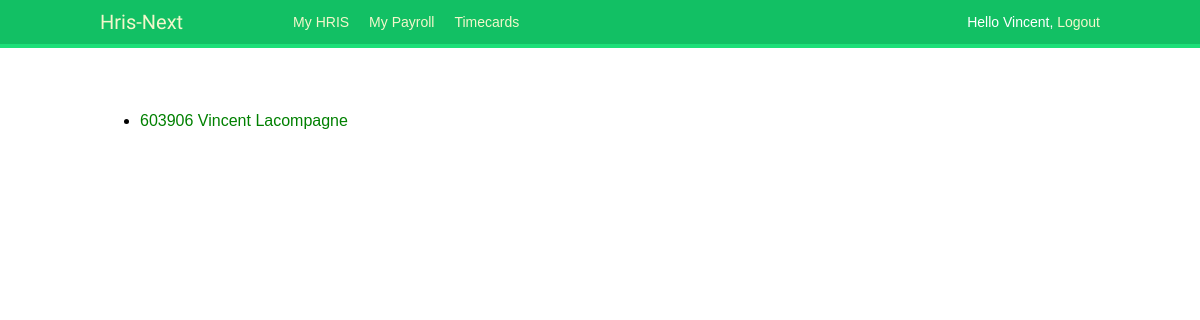
The app's page /hris/ (signed in), older data.
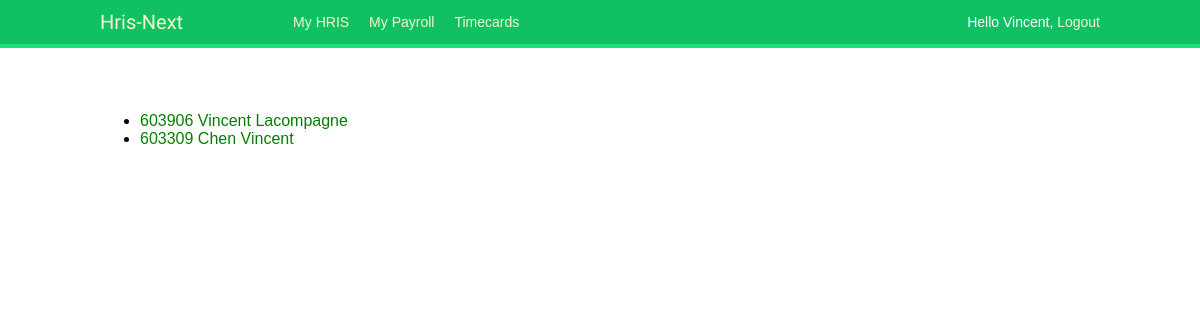
The same page, newer data.
### hris/models.py (models this page shows, shortened)
class Employee(models.Model):
    first_name = models.CharField(max_length=50, help_text='Enter employee\'s first name')
    last_name = models.CharField(max_length=50, help_text='Enter employee\'s last name')
    birthdate = models.DateField()
    sin_number = models.IntegerField()
    salary = models.DecimalField(max_digits = 16, decimal_places = 5)
    employee_number = models.IntegerField()
    hire_date = models.DateField()
    street_no = models.CharField(max_length=10, default=' ',help_text='Enter employee\'s address')
    street_name = models.CharField(max_length=50, default=' ',help_text='Enter employee\'s address')
    city = models.CharField(max_length=50, default=' ', help_text='Enter employee\'s address')
    post_code = models.CharField(max_length=7, default=' ',help_text='Enter employee\'s postal code')
    class Meta:
        ordering = ['last_name', 'first_name','birthdate']

### hris/views.py (the view)
# urls.py: path('', views.index, name='index'),
@login_required(login_url='/accounts/login')
def index(request):
    latest_employees_list = Employee.objects.all()
    context = {
        'latest_employees_list' : latest_employees_list ,
    }
    return render(request, 'hris/index.html', context=context)

### hris/templates/hris/index.html
{% extends "base_generic.html" %}
{% load static %}
{% block content %}
<link rel="stylesheet" type="text/css" href="{% static 'hris/style.css' %}">
<br>
{% if latest_employees_list %}
    <ul>
    {% for employee in latest_employees_list %}
        <li><a href="{% url "hris:employee-detail" employee.id %}">{{ employee.employee_number }}  {{ employee.first_name }}  {{ employee.last_name }}</a></li>
    {% endfor %}
            <br>
    </ul>
{% else %}
    <p>No employee are available.</p>
{% endif %}
<br>
{% endblock %}

### templates/base_generic.html (shortened to what this page needs)
{% load static %}
<!DOCTYPE html>
<html>
<head>
  <link href="{% static "css/base.css" %}" rel="stylesheet">
</head>
<body>
  <div id="header">
    <span class="logo" <a href="{% url "hris:index" %}">Hris-Next</span>
    {% if request.user.is_authenticated %}
      <ul class="menu">
        <li {% if section == "hris" %}class="selected"{% endif %}>
          <a href="{% url "hris:index" %}">My HRIS</a>
        </li>
        <li {% if section == "payroll" %}class="selected"{% endif %}>
          <a href="{% url "payroll:index" %}">My Payroll</a>
        </li>
        <li {% if section == "timecards" %}class="selected"{% endif %}>
          <a href="{% url "timecards:allcards-list" %}"> Timecards</a>
        </li>
      </ul>
    {% endif %}
    <span class="user">
      {% if request.user.is_authenticated %}
        Hello {{ request.user.first_name }},
        <a href="{% url "logout" %}">Logout</a>
      {% else %}
        <a href="{% url "login" %}">Log-in</a>
      {% endif %}
    </span>
  </div>
  <div id="content">
    {% block content %}
    {% endblock %}
  </div>
</body>
</html>

### static/css/base.css (style rules this page uses)
body { margin:0; padding:0; font-family:helvetica, sans-serif; }
a { color:#12c064; text-decoration:none; }
#header { padding:10px 100px; font-size:14px; background:#12c064; color:#fff; border-bottom:4px solid #1cdf78; overflow:auto; }
#header .logo { font-family: 'Muli', sans-serif; float:left; color:#f3f7cc; font-size:20px; margin-right:10%; }
#header ul.menu { list-style:none; float:left; margin:0; padding:0; }
#header ul.menu li { float:left; padding:4px 10px; }
#header a { color:#f3f7cc; }
#header .user { float:right; padding-top:4px; }
#content { padding:30px 100px; }

### static/hris/style.css (style rules this page uses)
li a { color: green; }
body { background: white url("images/background.gif") no-repeat; }

Row changes from the older to the newer data that the page shows:
added Employee: employee_number "603309", first_name "Chen", last_name "Vincent"
